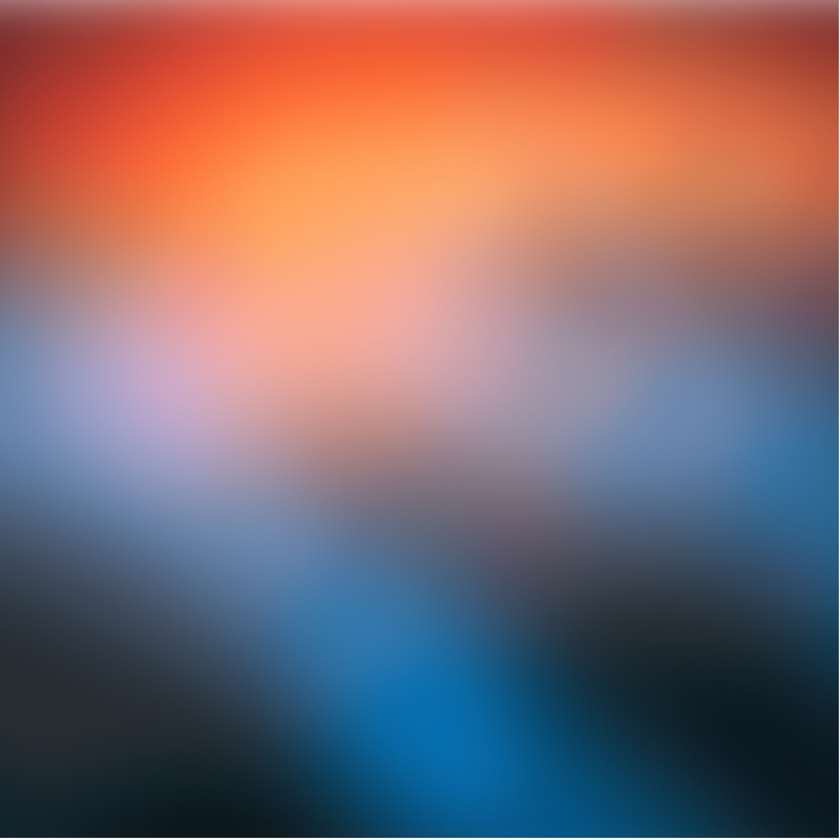
#> input picture src/OBDPMQ0.jpg, 840 x 840 px, shrunk from 1300 x 1300 before the run, given in place of the camera
$ python DetectColors.py
#> lines starting #> are read from the running program, lines starting #| are printed output that depends on the picture; after the words box and inside, x2 and y2 are one past the last pixel; in counts of white or black regions, pixels touching at a corner belong together
import cv2
import numpy as np

# Función para obtener el nombre del color en función del rango
def obtener_color(hsv):
    if azulBajo <= hsv[0] <= azulAlto:
        return "Azul"
    elif amarilloBajo <= hsv[0] <= amarilloAlto:
        return "Amarillo"
    elif naranjaBajo <= hsv[0] <= naranjaAlto:
        return "Naranja"
    elif rojoBajo <= hsv[0] <= rojoAlto:
        return "Rojo"
    elif moradoBajo <= hsv[0] <= moradoAlto:
        return "Morado"
    elif verdeBajo <= hsv[0] <= verdeAlto:
        return "Verde"
    elif cafeBajo <= hsv[0] <= cafeAlto:
        return "Cafe"
    else:
        return "Desconocido"

# Video captura
cap = cv2.VideoCapture(0)

# Colores en:         H    S   V
amarilloBajo = 25
amarilloAlto = 38

naranjaBajo = 9
naranjaAlto = 13

rojoBajo = 0
rojoAlto = 8

moradoBajo = 124
moradoAlto = 139

azulBajo = 100
azulAlto = 123

verdeBajo = 39
verdeAlto = 85

cafeBajo = 14
cafeAlto = 24

# Definir la región de interés (ROI)
x_roi, y_roi, w_roi, h_roi = 100, 100, 200, 200

# Ciclo infinito de video
while True:
    # Lectura de la cámara
    ret, frame = cap.read()
#> frame is the input picture: shape (840, 840, 3); mean B, G, R 108.3, 105.4, 130.8

    if ret == True:
        # Aplicar un filtro de mediana al cuadro para suavizar la imagen
        frame = cv2.medianBlur(frame, 5)

        # Obtener la región de interés (ROI) del cuadro
        roi = frame[y_roi:y_roi + h_roi, x_roi:x_roi + w_roi]
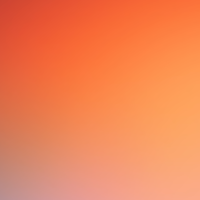
#> roi: shape (200, 200, 3); mean B, G, R 85.4, 131.4, 241.3

        fHSV = cv2.cvtColor(roi, cv2.COLOR_BGR2HSV)
#> fHSV: shape (200, 200, 3); mean H, S, V 8.9, 163.9, 241.3

        # Crear máscaras específicas para cada rango de color
        mask_azul = cv2.inRange(fHSV, (azulBajo, 100, 100), (azulAlto, 255, 255))
#> mask_azul: shape (200, 200); every value is 0
        mask_amarillo = cv2.inRange(fHSV, (amarilloBajo, 100, 100), (amarilloAlto, 255, 255))
        mask_naranja = cv2.inRange(fHSV, (naranjaBajo, 100, 100), (naranjaAlto, 255, 255))
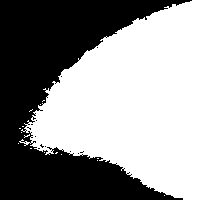
#> mask_naranja: shape (200, 200); 55.4% white; 13 black regions (12 under 20 px), largest, box (x1, y1, x2, y2) and area: (0, 0, 192, 200) 17813
        mask_rojo = cv2.inRange(fHSV, (rojoBajo, 100, 100), (rojoAlto, 255, 255))
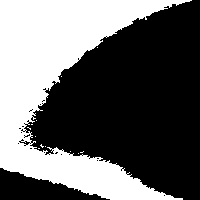
#> mask_rojo: shape (200, 200); 40.1% white; 13 white regions (12 under 20 px), largest, box (x1, y1, x2, y2) and area: (0, 0, 192, 200) 16005
        mask_morado = cv2.inRange(fHSV, (moradoBajo, 100, 100), (moradoAlto, 255, 255))
        mask_verde = cv2.inRange(fHSV, (verdeBajo, 100, 100), (verdeAlto, 255, 255))
        mask_cafe = cv2.inRange(fHSV, (cafeBajo, 100, 100), (cafeAlto, 255, 255))

        # Aplicar las máscaras a la imagen
        mask = mask_azul + mask_amarillo + mask_naranja + mask_rojo + mask_morado + mask_verde + mask_cafe
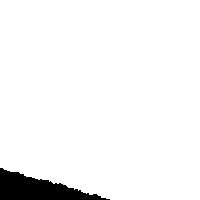
#> mask: shape (200, 200); 95.5% white; 1 black region

        # Encuentra los contornos de los objetos
        contours, _ = cv2.findContours(mask, cv2.RETR_EXTERNAL, cv2.CHAIN_APPROX_SIMPLE)
#> contours = 1 contour; box (x1, y1, x2, y2) and area: (0, 0, 200, 200) 37806

        for contour in contours:
            area = cv2.contourArea(contour)
            if area > 500:  # Filtro para evitar ruido
                x, y, w, h = cv2.boundingRect(contour)
                rectangulo_color = (0, 255, 0)  # Color del rectángulo
                nombre_color = obtener_color(fHSV[y + h // 2, x + w // 2])
                cv2.rectangle(roi, (x, y), (x + w, y + h), rectangulo_color, 2)  # Dibuja un rectángulo verde alrededor del objeto
                cv2.putText(roi, nombre_color, (x, y - 10), cv2.FONT_HERSHEY_SIMPLEX, 0.5, rectangulo_color, 2)
#> this loop made 1 pass
#> (area, x, y, w, h, rectangulo_color, nombre_color) on pass 1: (37805.5, 0, 0, 200, 200, (0, 255, 0), 'Naranja')
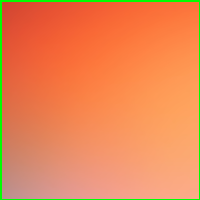
#> roi: shape (200, 200, 3); mean B, G, R 82.9, 135.5, 234.5

        # Mostrar el cuadro completo con el ROI
        frame[y_roi:y_roi + h_roi, x_roi:x_roi + w_roi] = roi
        cv2.imshow('frame', frame)

        #Cerrar ventana
        if cv2.waitKey(1) & 0xFF == ord('q'):
#> (key q is pressed here)
            break

cap.release()
cv2.destroyAllWindows()
